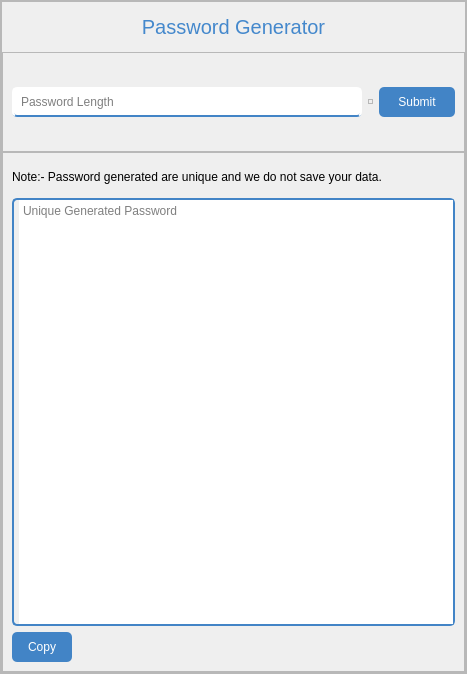
<?xml version="1.0" encoding="UTF-8"?>
<ui version="4.0">
 <class>MainWindow</class>
 <widget class="QMainWindow" name="MainWindow">
  <property name="geometry">
   <rect>
    <x>0</x>
    <y>0</y>
    <width>467</width>
    <height>674</height>
   </rect>
  </property>
  <property name="minimumSize">
   <size>
    <width>467</width>
    <height>674</height>
   </size>
  </property>
  <property name="maximumSize">
   <size>
    <width>467</width>
    <height>674</height>
   </size>
  </property>
  <property name="windowTitle">
   <string>MainWindow</string>
  </property>
  <property name="styleSheet">
   <string notr="true"/>
  </property>
  <property name="unifiedTitleAndToolBarOnMac">
   <bool>false</bool>
  </property>
  <widget class="QWidget" name="centralwidget">
   <layout class="QVBoxLayout" name="verticalLayout">
    <property name="spacing">
     <number>0</number>
    </property>
    <property name="leftMargin">
     <number>0</number>
    </property>
    <property name="topMargin">
     <number>0</number>
    </property>
    <property name="rightMargin">
     <number>0</number>
    </property>
    <property name="bottomMargin">
     <number>0</number>
    </property>
    <item>
     <widget class="QFrame" name="bg">
      <property name="frameShape">
       <enum>QFrame::StyledPanel</enum>
      </property>
      <property name="frameShadow">
       <enum>QFrame::Raised</enum>
      </property>
      <layout class="QVBoxLayout" name="verticalLayout_2">
       <property name="spacing">
        <number>0</number>
       </property>
       <property name="leftMargin">
        <number>0</number>
       </property>
       <property name="topMargin">
        <number>0</number>
       </property>
       <property name="rightMargin">
        <number>0</number>
       </property>
       <property name="bottomMargin">
        <number>0</number>
       </property>
       <item>
        <widget class="QFrame" name="container">
         <property name="frameShape">
          <enum>QFrame::StyledPanel</enum>
         </property>
         <property name="frameShadow">
          <enum>QFrame::Raised</enum>
         </property>
         <layout class="QVBoxLayout" name="verticalLayout_4">
          <property name="spacing">
           <number>0</number>
          </property>
          <property name="leftMargin">
           <number>0</number>
          </property>
          <property name="topMargin">
           <number>0</number>
          </property>
          <property name="rightMargin">
           <number>0</number>
          </property>
          <property name="bottomMargin">
           <number>0</number>
          </property>
          <item>
           <widget class="QLabel" name="heading">
            <property name="minimumSize">
             <size>
              <width>0</width>
              <height>50</height>
             </size>
            </property>
            <property name="maximumSize">
             <size>
              <width>16777215</width>
              <height>50</height>
             </size>
            </property>
            <property name="styleSheet">
             <string notr="true">QLabel{
	font-size: 20px;
	color: rgb(68, 136, 204)
}</string>
            </property>
            <property name="text">
             <string>&lt;html&gt;&lt;head/&gt;&lt;body&gt;&lt;p align=&quot;center&quot;&gt;Password Generator&lt;/p&gt;&lt;/body&gt;&lt;/html&gt;</string>
            </property>
           </widget>
          </item>
          <item>
           <widget class="QFrame" name="inputs">
            <property name="minimumSize">
             <size>
              <width>0</width>
              <height>100</height>
             </size>
            </property>
            <property name="maximumSize">
             <size>
              <width>16777215</width>
              <height>100</height>
             </size>
            </property>
            <property name="frameShape">
             <enum>QFrame::StyledPanel</enum>
            </property>
            <property name="frameShadow">
             <enum>QFrame::Raised</enum>
            </property>
            <layout class="QHBoxLayout" name="horizontalLayout">
             <property name="leftMargin">
              <number>9</number>
             </property>
             <item>
              <widget class="QLineEdit" name="pl">
               <property name="minimumSize">
                <size>
                 <width>350</width>
                 <height>30</height>
                </size>
               </property>
               <property name="maximumSize">
                <size>
                 <width>350</width>
                 <height>30</height>
                </size>
               </property>
               <property name="styleSheet">
                <string notr="true">QLineEdit{  
	border: 2px solid rgb(66, 132, 198);
	border-radius: 5px;
	padding-left: 5px;
	border-bottom-color: rgb(66, 132, 198);
	border-top-color: white;
	border-left-color: white;
	border-right-color: white
}</string>
               </property>
               <property name="maxLength">
                <number>2</number>
               </property>
               <property name="cursorPosition">
                <number>0</number>
               </property>
               <property name="placeholderText">
                <string>Password Length</string>
               </property>
               <property name="cursorMoveStyle">
                <enum>Qt::VisualMoveStyle</enum>
               </property>
               <property name="clearButtonEnabled">
                <bool>true</bool>
               </property>
              </widget>
             </item>
             <item>
              <widget class="QFrame" name="spacer">
               <property name="minimumSize">
                <size>
                 <width>5</width>
                 <height>5</height>
                </size>
               </property>
               <property name="maximumSize">
                <size>
                 <width>5</width>
                 <height>5</height>
                </size>
               </property>
               <property name="frameShape">
                <enum>QFrame::StyledPanel</enum>
               </property>
               <property name="frameShadow">
                <enum>QFrame::Raised</enum>
               </property>
              </widget>
             </item>
             <item>
              <widget class="QPushButton" name="sb">
               <property name="minimumSize">
                <size>
                 <width>30</width>
                 <height>30</height>
                </size>
               </property>
               <property name="styleSheet">
                <string notr="true">QPushButton{
	background-color: rgb(66, 132, 198);
	color: white;
	border: 0px solid rgb(240, 240, 240);
	border-radius: 5px
}
QPushButton:hover{
	background-color: rgb(85, 173, 255)
}
</string>
               </property>
               <property name="text">
                <string>Submit</string>
               </property>
              </widget>
             </item>
            </layout>
           </widget>
          </item>
          <item>
           <widget class="QFrame" name="ouput_field">
            <property name="frameShape">
             <enum>QFrame::StyledPanel</enum>
            </property>
            <property name="frameShadow">
             <enum>QFrame::Raised</enum>
            </property>
            <layout class="QVBoxLayout" name="verticalLayout_3">
             <item>
              <widget class="QLabel" name="info">
               <property name="minimumSize">
                <size>
                 <width>0</width>
                 <height>30</height>
                </size>
               </property>
               <property name="maximumSize">
                <size>
                 <width>16777215</width>
                 <height>30</height>
                </size>
               </property>
               <property name="text">
                <string>Note:- Password generated are unique and we do not save your data.</string>
               </property>
              </widget>
             </item>
             <item>
              <widget class="QPlainTextEdit" name="ugp">
               <property name="styleSheet">
                <string notr="true">QPlainTextEdit{  
	border: 2px solid rgb(66, 132, 198);
	border-radius: 5px;
	padding-left: 5px
}</string>
               </property>
               <property name="readOnly">
                <bool>true</bool>
               </property>
               <property name="placeholderText">
                <string>Unique Generated Password</string>
               </property>
              </widget>
             </item>
             <item>
              <widget class="QPushButton" name="copybtn">
               <property name="minimumSize">
                <size>
                 <width>30</width>
                 <height>30</height>
                </size>
               </property>
               <property name="maximumSize">
                <size>
                 <width>60</width>
                 <height>16777215</height>
                </size>
               </property>
               <property name="styleSheet">
                <string notr="true">QPushButton{
	background-color: rgb(66, 132, 198);
	color: white;
	border: 0px solid rgb(240, 240, 240);
	border-radius: 5px
}
QPushButton:hover{
	background-color: rgb(85, 173, 255)
}
</string>
               </property>
               <property name="text">
                <string>Copy</string>
               </property>
              </widget>
             </item>
            </layout>
           </widget>
          </item>
         </layout>
        </widget>
       </item>
      </layout>
     </widget>
    </item>
   </layout>
  </widget>
 </widget>
 <resources/>
 <connections/>
</ui>
